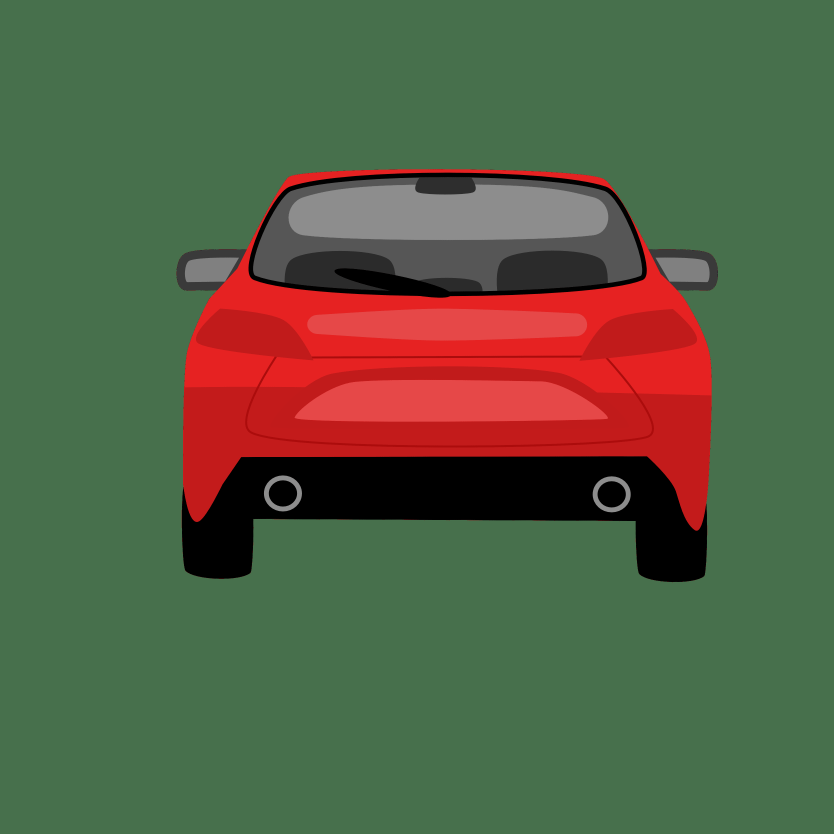
#> input picture car.png, 2500 x 2500 px (shown at 1/3 size)
$ python -i segmentation.py   (imports and definitions only)
#> lines starting #> are read from the running program, lines starting #| are printed output that depends on the picture; after the words box and inside, x2 and y2 are one past the last pixel; in counts of white or black regions, pixels touching at a corner belong together
#> further down, picture is the input picture: shape (2500, 2500, 3); mean B, G, R 67.8, 94.6, 87.6
"""
Road segmentation helpers.

This module takes a BGR frame and returns a road mask plus a few debugging
outputs. It stays separate from YOLO and decision logic so the mask can be
tuned independently.
"""

import cv2
import numpy as np


def normalize_feature(x):
    """Scale a 2-D feature array to the [0, 1] range."""
    x = x.astype(np.float32)
    x_min, x_max = float(x.min()), float(x.max())
    if x_max - x_min < 1e-6:
        return np.zeros_like(x, dtype=np.float32)
    return (x - x_min) / (x_max - x_min)


def road_prior_map(height, width, center_x=0.5, sigma_x=0.28):
    """
    Build a soft prior that favours the lower middle of the frame.

    It nudges cluster selection toward the expected road area, but it does
    not force pixels into the road mask by itself.
    """
    y = np.linspace(0.0, 1.0, height, dtype=np.float32)[:, None]
    x = np.linspace(0.0, 1.0, width,  dtype=np.float32)[None, :]

    # Start weighting pixels more heavily below the rough horizon line.
    vertical   = np.clip((y - 0.35) / 0.65, 0.0, 1.0)

    sigma_x  = float(np.clip(sigma_x,   0.16, 0.50))
    center_x = float(np.clip(center_x,  0.0,  1.0))
    horizontal = np.exp(-((x - center_x) ** 2) / (2.0 * sigma_x ** 2))

    return normalize_feature(vertical * horizontal)


def seed_region_mask(height, width):
    """
    Return the bottom-center patch used as the road seed.

    In these videos, the area directly in front of the car is the most
    reliable place to anchor connected-component cleanup.
    """
    mask = np.zeros((height, width), dtype=np.uint8)
    y1   = int(0.78 * height)
    x1   = int(0.20 * width)
    x2   = int(0.80 * width)
    mask[y1:height, x1:x2] = 255
    return mask


def road_geometry_mask(height, width):
    """Static trapezoid used when the adaptive road shape is unreliable."""
    polygon = np.array(
        [
            (int(0.04 * width),  height - 1),
            (int(0.96 * width),  height - 1),
            (int(0.62 * width),  int(0.50 * height)),
            (int(0.38 * width),  int(0.50 * height)),
        ],
        dtype=np.int32,
    )
    mask = np.zeros((height, width), dtype=np.uint8)
    cv2.fillPoly(mask, [polygon], 255)
    return mask


def adaptive_geometry_and_prior(hsv, s_n, v_n):
    """
    Estimate a road-shaped trapezoid from simple colour cues.

    The fitted shape gives the later K-means result a more realistic road
    boundary. If the frame does not provide enough usable pixels, the static
    trapezoid is used instead.
    """
    h, w       = s_n.shape
    seed_mask  = seed_region_mask(h, w)
    green_mask = cv2.inRange(hsv, (35, 30, 30), (95, 255, 255)) > 0

    # Coarse road guess: not too saturated, not too dark, and not vegetation.
    coarse = ((s_n < 0.42) & (v_n > 0.20) & (~green_mask)).astype(np.uint8) * 255
    coarse[:int(0.42 * h), :] = 0                                        # ignore the sky/upper frame
    coarse = cv2.morphologyEx(coarse, cv2.MORPH_CLOSE, np.ones((5, 5), np.uint8), iterations=1)
    coarse = cv2.morphologyEx(coarse, cv2.MORPH_OPEN,  np.ones((3, 3), np.uint8), iterations=1)
    coarse = keep_seed_connected(coarse, seed_mask, max(120, int(0.0015 * h * w)))

    # Scan horizontal slices to find rough road edges.
    y_top    = int(0.50 * h)
    rows     = range(y_top, h, max(1, int(0.03 * h)))
    lefts, rights, ys = [], [], []
    for y in rows:
        xs = np.where(coarse[y] > 0)[0]
        if xs.size >= 6:
            lefts.append(xs[0]  / max(w - 1, 1))
            rights.append(xs[-1] / max(w - 1, 1))
            ys.append(y)

    if len(ys) < 3:
        # Not enough data to fit a shape confidently.
        return road_geometry_mask(h, w), 0.5, 0.28, seed_mask, 0.6

    left_med  = float(np.median(lefts))
    right_med = float(np.median(rights))

    # Estimate road width close to the vehicle from the lowest usable rows.
    bottom_rows = [i for i, y in enumerate(ys) if y >= int(0.82 * h)]
    if bottom_rows:
        left_bottom  = float(np.median([lefts[i]  for i in bottom_rows]))
        right_bottom = float(np.median([rights[i] for i in bottom_rows]))
    else:
        left_bottom, right_bottom = left_med, right_med

    width_ratio = float(np.clip(right_bottom - left_bottom, 0.18, 0.98))
    center_x    = float(np.clip((left_bottom + right_bottom) * 0.5, 0.05, 0.95))
    sigma_x     = float(np.clip(0.50 * width_ratio, 0.18, 0.48))

    # Build the fitted trapezoid.
    top_width = float(np.clip(0.42 * width_ratio, 0.14, 0.70))
    x1b = int(np.clip((center_x - 0.5 * width_ratio) * w, 0, w - 1))
    x2b = int(np.clip((center_x + 0.5 * width_ratio) * w, 0, w - 1))
    x1t = int(np.clip((center_x - 0.5 * top_width)   * w, 0, w - 1))
    x2t = int(np.clip((center_x + 0.5 * top_width)   * w, 0, w - 1))

    polygon  = np.array([(x1b, h - 1), (x2b, h - 1), (x2t, y_top), (x1t, y_top)], dtype=np.int32)
    geom_mask = np.zeros((h, w), dtype=np.uint8)
    cv2.fillPoly(geom_mask, [polygon], 255)

    return geom_mask, center_x, sigma_x, seed_mask, width_ratio


def keep_seed_connected(mask, seed_mask, min_component_area):
    """
    Keep only components that connect back to the bottom-center seed.

    This removes distant same-colour regions, such as walls or sidewalks,
    that K-means can otherwise group with the road.
    """
    num_labels, labels, stats, _ = cv2.connectedComponentsWithStats(mask, connectivity=8)
    if num_labels <= 1:
        return mask

    seed_ids = set(np.unique(labels[seed_mask > 0]).tolist())
    seed_ids.discard(0)   # background label

    cleaned = np.zeros_like(mask, dtype=np.uint8)
    for lid in seed_ids:
        if int(stats[lid, cv2.CC_STAT_AREA]) >= min_component_area:
            cleaned[labels == lid] = 255

    if cleaned.max() == 0:
        # If the seed misses, keep the largest component rather than returning blank.
        best_id, best_area = None, 0
        for lid in range(1, num_labels):
            area = int(stats[lid, cv2.CC_STAT_AREA])
            if area > best_area:
                best_area, best_id = area, lid
        if best_id is not None and best_area >= min_component_area:
            cleaned[labels == best_id] = 255

    return cleaned


def fill_holes(mask):
    """
    Fill small enclosed gaps inside the road mask.

    Shadows and texture can leave tiny holes in the mask; border-touching
    background areas are left alone so non-road regions are not flooded.
    """
    inv        = (mask == 0).astype(np.uint8)
    num_labels, labels, stats, _ = cv2.connectedComponentsWithStats(inv, connectivity=8)
    filled     = mask.copy()
    h, w       = mask.shape
    max_hole   = int(0.02 * h * w)

    for lid in range(1, num_labels):
        x    = int(stats[lid, cv2.CC_STAT_LEFT])
        y    = int(stats[lid, cv2.CC_STAT_TOP])
        bw   = int(stats[lid, cv2.CC_STAT_WIDTH])
        bh   = int(stats[lid, cv2.CC_STAT_HEIGHT])
        area = int(stats[lid, cv2.CC_STAT_AREA])
        touches_border = x == 0 or y == 0 or (x + bw) >= w or (y + bh) >= h
        if (not touches_border) and area <= max_hole:
            filled[labels == lid] = 255

    return filled


def color_segmentation(
    image,
    clusters=4,
    spatial_weight=0.25,
    min_cluster_ratio=0.015,
    min_component_ratio=0.003,
):
    """
    Segment the drivable road area with K-means colour clustering.

    The feature vector mixes HSV, LAB, and pixel position. Colour separates
    road-like surfaces, while the spatial terms help keep clusters compact
    enough to reject distant patches with similar colour.
    """
#> called with clusters = 4, spatial_weight = 0.25, min_cluster_ratio = 0.015, min_component_ratio = 0.003
    # Smooth while preserving stronger edges.
    smoothed = cv2.bilateralFilter(image, d=7, sigmaColor=60, sigmaSpace=60)

    # Convert to colour spaces that are more useful than raw BGR here.
    hsv = cv2.cvtColor(smoothed, cv2.COLOR_BGR2HSV)
#> hsv: shape (2500, 2500, 3); mean H, S, V 47.7, 98.1, 118.1
    lab = cv2.cvtColor(smoothed, cv2.COLOR_BGR2LAB)
#> lab: shape (2500, 2500, 3); mean of channels 0, 1, 2 105.2, 119.5, 146

    h_chan, s_chan, v_chan = cv2.split(hsv)
    l_chan, a_chan, b_chan = cv2.split(lab)

    # Normalise channels so no single feature dominates K-means by scale.
    h_n = h_chan.astype(np.float32) / 179.0
    s_n = s_chan.astype(np.float32) / 255.0
    v_n = v_chan.astype(np.float32) / 255.0
    l_n = l_chan.astype(np.float32) / 255.0
    a_n = a_chan.astype(np.float32) / 255.0
    b_n = b_chan.astype(np.float32) / 255.0

    h, w = h_chan.shape
    y_coords, x_coords = np.indices((h, w), dtype=np.float32)
    x_n = x_coords / max(w - 1, 1)
    y_n = y_coords / max(h - 1, 1)

    # Feature matrix: colour channels plus lightly weighted coordinates.
    features    = np.dstack((h_n, s_n, v_n, l_n, a_n, b_n,
                              x_n * spatial_weight, y_n * spatial_weight))
    feature_vec = features.reshape((-1, features.shape[2])).astype(np.float32)

    # Cluster pixels.
    criteria = (cv2.TERM_CRITERIA_EPS + cv2.TERM_CRITERIA_MAX_ITER, 25, 0.4)
    _, labels, _ = cv2.kmeans(
        feature_vec, clusters, None, criteria, 10, cv2.KMEANS_PP_CENTERS
    )
    labels = labels.reshape((h, w))
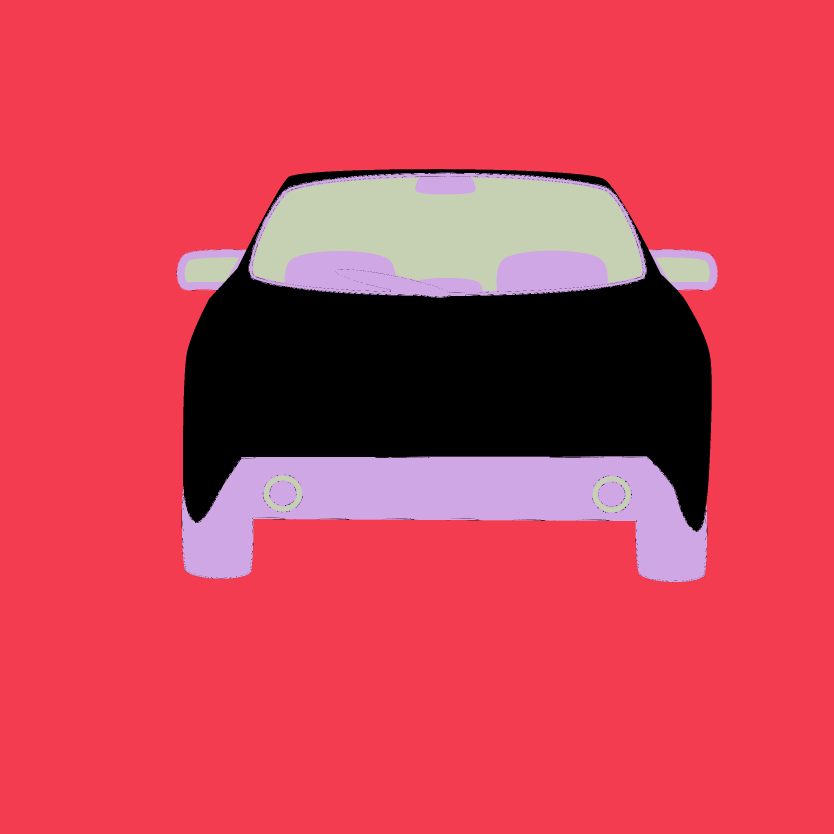
#> labels: shape (2500, 2500) int32 (shown at 1/3 size); 4 distinct labels, from 0 to 3; one colour per label, 0 black

    # Score clusters for how road-like they are.
    geom_mask, prior_center, prior_sigma, seed_mask, est_width_ratio = \
        adaptive_geometry_and_prior(hsv=hsv, s_n=s_n, v_n=v_n)
#> in adaptive_geometry_and_prior, `green_mask = cv2.inRange(hsv, (35, 30, 30), (95, 255, 255)) > 0`:
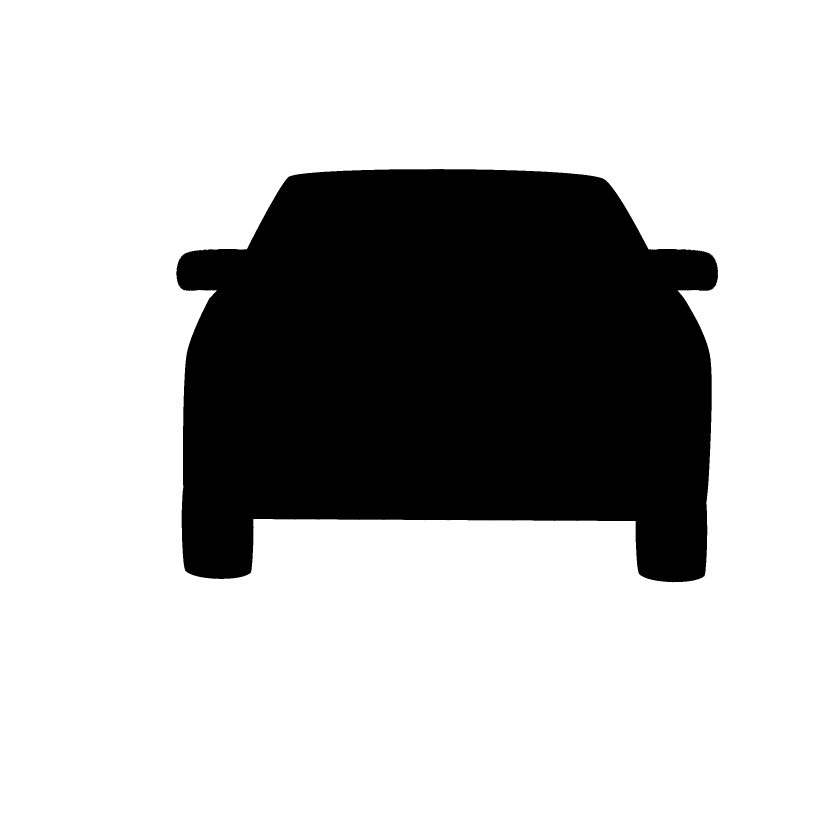
#> green_mask: shape (2500, 2500) bool (shown at 1/3 size); 74.5% white; 1 black region, box (x1, y1, x2, y2) and area: (529, 507, 2154, 1747) 1594872
#> in adaptive_geometry_and_prior, `coarse[:int(0.42 * h), :] = 0`:
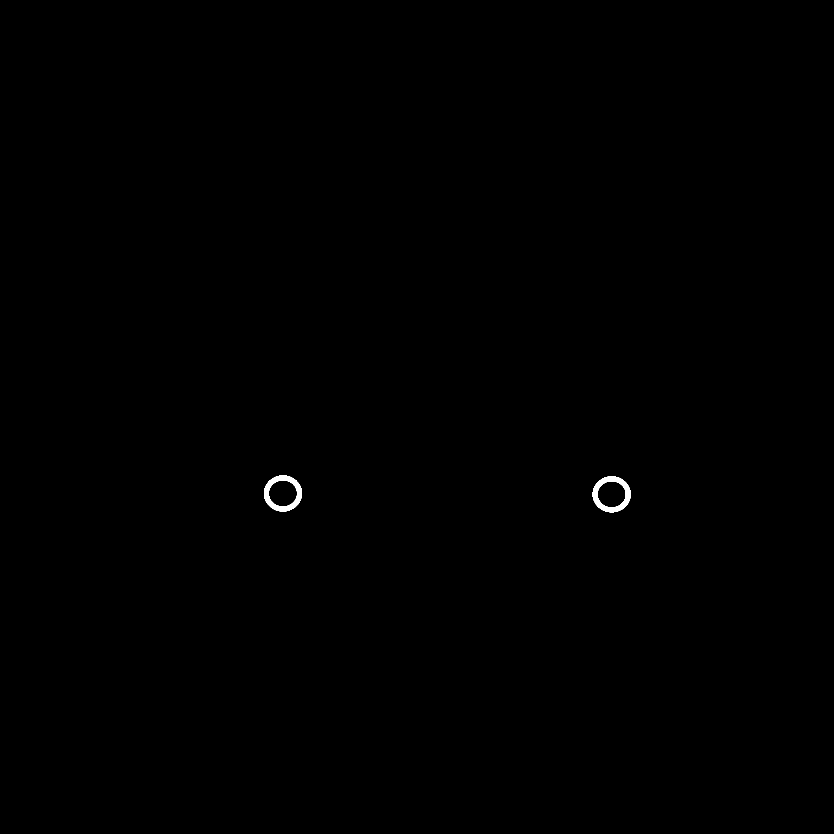
#> coarse: shape (2500, 2500) (shown at 1/3 size); 0.14% white; 2 white regions, box (x1, y1, x2, y2) and area: (792, 1426, 906, 1534) 4489, (1778, 1429, 1892, 1537) 4485
#> in keep_seed_connected, `num_labels, labels, stats, _ = cv2.connectedComponentsWithStats(mask, ..`: num_labels = 3; stats = [[0, 0, 2500, 2500, 6241025], [792, 1426, 114, 108, 4490], [1778, 1429, 114, 108, 4485]]
#> in keep_seed_connected, `seed_ids = set(np.unique(labels[seed_mask > 0]).tolist())`: seed_ids = 1 item
#> the loop in keep_seed_connected, `for lid in range(1, num_labels):` made 2 passes
#> (area, best_area, best_id) on pass 1: (4490, 4490, 1)
#> after the loop in keep_seed_connected, `for lid in range(1, num_labels):`: best_area = 4490; best_id = 1
#> after the loop in adaptive_geometry_and_prior, `for y in rows:`: lefts = []
#> seed_mask: shape (2500, 2500); 13.2% white; 1 white region, box (x1, y1, x2, y2) and area: (500, 1950, 2000, 2500) 825000
#> prior_center = 0.5; prior_sigma = 0.28; est_width_ratio = 0.6

    prior      = road_prior_map(h, w, center_x=prior_center, sigma_x=prior_sigma)
#> in road_prior_map, `sigma_x  = float(np.clip(sigma_x,   0.16, 0.50))`: sigma_x = 0.28
#> in road_prior_map, `center_x = float(np.clip(center_x,  0.0,  1.0))`: center_x = 0.5
#> in normalize_feature, `x = x.astype(np.float32)`:
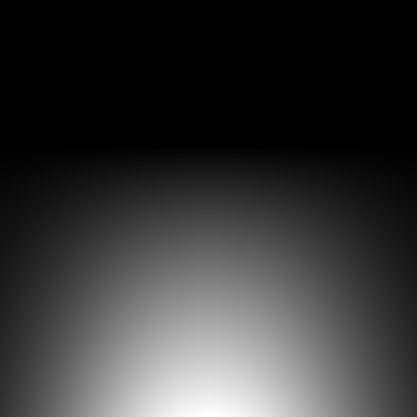
#> x: shape (2500, 2500) float32 (shown at 1/6 size); min 0, max 1, mean 0.211
#> in normalize_feature, `x_min, x_max = float(x.min()), float(x.max())`: x_min = 0; x_max = 1
    green_mask = cv2.inRange(hsv, (35, 30, 30), (95, 255, 255)) > 0
    total_px   = float(h * w)

    cluster_scores = []
    cluster_info   = []

    for i in range(clusters):
        mask = labels == i
        if not np.any(mask):
            cluster_scores.append(np.inf)
            cluster_info.append({"cluster": i, "area_ratio": 0.0,
                                  "seed_overlap": 0.0, "prior_overlap": 0.0,
                                  "green_ratio": 0.0, "sat_mean": 1.0, "score": np.inf})
            continue

        area_ratio    = float(mask.sum() / total_px)
        seed_overlap  = float(mask[seed_mask > 0].mean())
        prior_overlap = float(prior[mask].mean())
        green_ratio   = float(green_mask[mask].mean())
        sat_mean      = float(s_n[mask].mean())
        val_mean      = float(v_n[mask].mean())

        # Lower score means the cluster looks more like road.
        score = (
              0.55 * sat_mean
            + 0.35 * green_ratio
            + 0.10 * abs(val_mean - 0.55)
            - 0.60 * seed_overlap
            - 0.40 * prior_overlap
        )
        cluster_scores.append(score)
        cluster_info.append({
            "cluster": i, "area_ratio": area_ratio,
            "seed_overlap": seed_overlap, "prior_overlap": prior_overlap,
            "green_ratio": green_ratio, "sat_mean": sat_mean, "score": score,
        })
#> this loop made 4 passes
#> (area_ratio, seed_overlap, prior_overlap, green_ratio, sat_mean, val_mean, score) on passes 1 to 4: (0.136, 0, 0.126, 0, 0.826, 0.826, 0.432), (0.745, 1, 0.239, 1, 0.365, 0.439, -0.134), (0.0727, 0, 0.217, 0, 0.00904, 0.0378, -0.0305), (0.0465, 0, 0.00887, 0, 5.37e-06, 0.455, 0.00592)
#> after the loop, cluster_info = 4 items; cluster_scores = [0.432, -0.134, -0.0305, 0.00592]

    valid_info = [c for c in cluster_info if c["area_ratio"] >= min_cluster_ratio] or cluster_info
#> valid_info = 4 items
    best_score = min(c["score"] for c in valid_info)
#> best_score = -0.134
    dyn_prior_min = 0.12 if est_width_ratio > 0.70 else 0.25
#> dyn_prior_min = 0.25

    candidate_clusters = [
        c["cluster"] for c in valid_info
        if ((c["seed_overlap"] >= 0.10
             or (c["score"] <= best_score + 0.10 and c["prior_overlap"] >= dyn_prior_min))
            and c["green_ratio"] <= 0.22)
    ]
#> candidate_clusters = []

    if not candidate_clusters:
        fallback = sorted(valid_info, key=lambda c: (c["score"], -c["seed_overlap"], -c["area_ratio"]))[0]
#> fallback = {'cluster': 1, 'area_ratio': 0.745, 'seed_overlap': 1, 'prior_overlap': 0.239, 'green_ratio': 1, 'sat_mean': 0.365, 'score': -0.134}
        candidate_clusters = [fallback["cluster"]]
#> candidate_clusters = [1]

    road_cluster = int(sorted(valid_info, key=lambda c: c["score"])[0]["cluster"])
#> road_cluster = 1

    # Build and clean the final road mask.
    road_mask = np.isin(labels, candidate_clusters).astype(np.uint8) * 255
#> road_mask: shape (2500, 2500); 74.5% white; 76 black regions (75 under 20 px), largest, box (x1, y1, x2, y2) and area: (529, 507, 2154, 1747) 1593505
    road_mask = cv2.bitwise_and(road_mask, geom_mask)
#> road_mask: shape (2500, 2500); 24.8% white; 3 white regions (2 under 20 px), largest, box (x1, y1, x2, y2) and area: (100, 1557, 2401, 2500) 1549096
    road_mask = cv2.morphologyEx(road_mask, cv2.MORPH_CLOSE, np.ones((7, 7), np.uint8), iterations=1)
#> road_mask: shape (2500, 2500); 24.8% white; 2 white regions (1 under 20 px), largest, box (x1, y1, x2, y2) and area: (100, 1557, 2401, 2500) 1549171
    road_mask = cv2.morphologyEx(road_mask, cv2.MORPH_OPEN,  np.ones((3, 3), np.uint8), iterations=1)
#> road_mask: shape (2500, 2500); 24.8% white; 1 white region, box (x1, y1, x2, y2) and area: (101, 1557, 2400, 2500) 1549168

    min_comp  = max(150, int(min_component_ratio * h * w))
    road_mask = keep_seed_connected(road_mask, seed_mask, min_comp)
#> the loop in keep_seed_connected (call 2), `for lid in seed_ids:` made 1 pass
    road_mask = fill_holes(road_mask)
#> in fill_holes, `num_labels, labels, stats, _ = cv2.connectedComponentsWithStats(inv, c..`: num_labels = 2; stats = [[101, 1557, 2299, 943, 1549168], [0, 0, 2500, 2500, 4700832]]
#> the loop in fill_holes, `for lid in range(1, num_labels):` made 1 pass
    road_mask = cv2.medianBlur(road_mask, 7)
#> road_mask: shape (2500, 2500); 24.8% white; 1 white region, box (x1, y1, x2, y2) and area: (101, 1557, 2400, 2500) 1549158

    # If the mask floods too much of the frame, retry with only the best cluster.
    if float((road_mask > 0).mean()) > 0.75:
        road_mask = (labels == road_cluster).astype(np.uint8) * 255
        road_mask = cv2.bitwise_and(road_mask, geom_mask)
        road_mask = cv2.morphologyEx(road_mask, cv2.MORPH_CLOSE, np.ones((7, 7), np.uint8), iterations=1)
        road_mask = cv2.morphologyEx(road_mask, cv2.MORPH_OPEN,  np.ones((3, 3), np.uint8), iterations=1)
        road_mask = keep_seed_connected(road_mask, seed_mask, min_comp)
        road_mask = fill_holes(road_mask)
        road_mask = cv2.medianBlur(road_mask, 7)

    # Visualisation outputs for debugging.
    overlay = image.copy()
    overlay[road_mask == 255] = [0, 255, 0]

    palette   = np.array([[66,133,244],[219,68,55],[244,180,0],[15,157,88],
                           [171,71,188],[0,172,193],[255,112,67],[124,179,66]], dtype=np.uint8)
    color_seg = palette[labels % len(palette)]
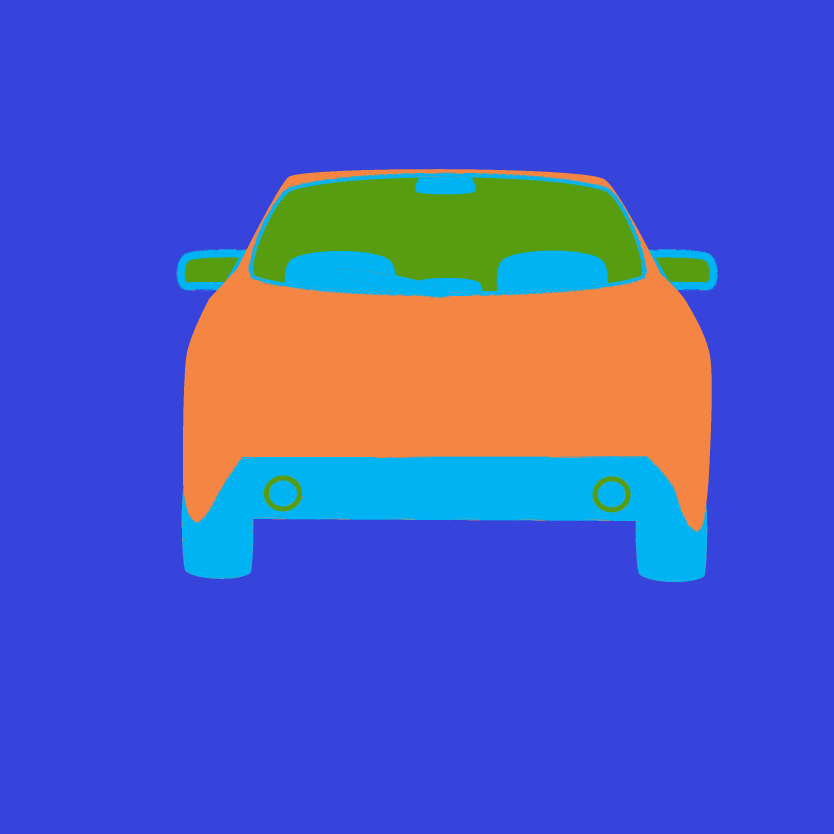
#> color_seg: shape (2500, 2500, 3) (shown at 1/3 size); mean of channels 0, 1, 2 190.6, 89.1, 78.2; drawn as B, G, R

    return {
        "labels":            labels,
        "color_seg":         color_seg,
        "road_mask":         road_mask,
        "overlay":           overlay,
        "cluster_scores":    cluster_scores,
        "cluster_info":      cluster_info,
        "candidate_clusters": candidate_clusters,
        "road_cluster":      road_cluster,
    }

>>> import cv2
>>> picture = cv2.imread('car.png')
>>> result = color_segmentation(picture)
#> result = 8 items
